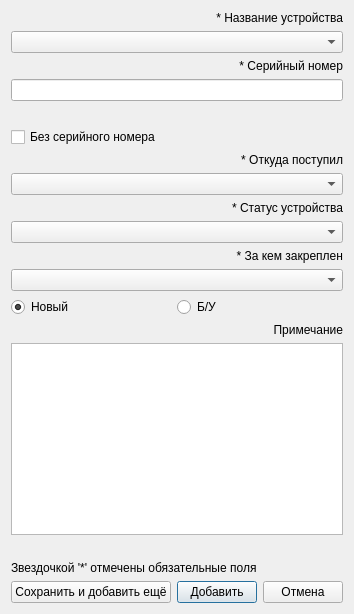
<?xml version="1.0" encoding="UTF-8"?>
<ui version="4.0">
 <class>addwiredscanner</class>
 <widget class="QDialog" name="addwiredscanner">
  <property name="windowModality">
   <enum>Qt::ApplicationModal</enum>
  </property>
  <property name="geometry">
   <rect>
    <x>0</x>
    <y>0</y>
    <width>338</width>
    <height>529</height>
   </rect>
  </property>
  <property name="windowTitle">
   <string>Dialog</string>
  </property>
  <layout class="QGridLayout" name="gridLayout">
   <property name="sizeConstraint">
    <enum>QLayout::SetFixedSize</enum>
   </property>
   <item row="9" column="0" colspan="3">
    <widget class="QComboBox" name="addWhereFrom"/>
   </item>
   <item row="1" column="0" colspan="3">
    <widget class="QComboBox" name="addNameDevice">
     <property name="editable">
      <bool>false</bool>
     </property>
    </widget>
   </item>
   <item row="12" column="0" colspan="3">
    <widget class="QLabel" name="labelReciever">
     <property name="text">
      <string>* За кем закреплен</string>
     </property>
     <property name="alignment">
      <set>Qt::AlignRight|Qt::AlignTrailing|Qt::AlignVCenter</set>
     </property>
    </widget>
   </item>
   <item row="17" column="0" colspan="3">
    <widget class="QLabel" name="leftSymbols">
     <property name="text">
      <string/>
     </property>
    </widget>
   </item>
   <item row="3" column="0" colspan="3">
    <widget class="QLabel" name="labelSerial">
     <property name="text">
      <string>* Серийный номер</string>
     </property>
     <property name="alignment">
      <set>Qt::AlignRight|Qt::AlignTrailing|Qt::AlignVCenter</set>
     </property>
    </widget>
   </item>
   <item row="13" column="0" colspan="3">
    <widget class="QComboBox" name="addCoworker"/>
   </item>
   <item row="18" column="0" colspan="3">
    <widget class="QLabel" name="labelNote2">
     <property name="text">
      <string>Звездочкой '*' отмечены обязательные поля</string>
     </property>
    </widget>
   </item>
   <item row="8" column="0" colspan="3">
    <widget class="QLabel" name="labelSubdivision">
     <property name="text">
      <string>* Откуда поступил</string>
     </property>
     <property name="alignment">
      <set>Qt::AlignRight|Qt::AlignTrailing|Qt::AlignVCenter</set>
     </property>
    </widget>
   </item>
   <item row="15" column="2">
    <widget class="QLabel" name="labelNote">
     <property name="text">
      <string>Примечание</string>
     </property>
     <property name="alignment">
      <set>Qt::AlignRight|Qt::AlignTrailing|Qt::AlignVCenter</set>
     </property>
    </widget>
   </item>
   <item row="19" column="1">
    <widget class="QPushButton" name="pushButtonSave">
     <property name="text">
      <string>Добавить</string>
     </property>
    </widget>
   </item>
   <item row="4" column="0" colspan="3">
    <widget class="QLineEdit" name="addSerial"/>
   </item>
   <item row="10" column="0" colspan="3">
    <widget class="QLabel" name="labelStatus">
     <property name="text">
      <string>* Статус устройства</string>
     </property>
     <property name="alignment">
      <set>Qt::AlignRight|Qt::AlignTrailing|Qt::AlignVCenter</set>
     </property>
    </widget>
   </item>
   <item row="16" column="0" colspan="3">
    <widget class="QTextEdit" name="addNoteDevice"/>
   </item>
   <item row="19" column="2">
    <widget class="QPushButton" name="pushButtonCancel">
     <property name="text">
      <string>Отмена</string>
     </property>
    </widget>
   </item>
   <item row="0" column="0" colspan="3">
    <widget class="QLabel" name="labelName">
     <property name="text">
      <string>* Название устройства</string>
     </property>
     <property name="alignment">
      <set>Qt::AlignRight|Qt::AlignTrailing|Qt::AlignVCenter</set>
     </property>
    </widget>
   </item>
   <item row="11" column="0" colspan="3">
    <widget class="QComboBox" name="addStatus"/>
   </item>
   <item row="19" column="0">
    <widget class="QPushButton" name="pushAddAndContinue">
     <property name="text">
      <string>Сохранить и добавить ещё</string>
     </property>
    </widget>
   </item>
   <item row="7" column="0">
    <widget class="QCheckBox" name="addNoSerial">
     <property name="baseSize">
      <size>
       <width>0</width>
       <height>0</height>
      </size>
     </property>
     <property name="text">
      <string>Без серийного номера</string>
     </property>
    </widget>
   </item>
   <item row="6" column="0" colspan="3">
    <widget class="QLabel" name="leftSymbolsSerial">
     <property name="text">
      <string/>
     </property>
    </widget>
   </item>
   <item row="14" column="0">
    <widget class="QRadioButton" name="radioButtonNew">
     <property name="text">
      <string>Новый</string>
     </property>
     <property name="checked">
      <bool>true</bool>
     </property>
    </widget>
   </item>
   <item row="14" column="1">
    <widget class="QRadioButton" name="radioButtonOld">
     <property name="text">
      <string>Б/У</string>
     </property>
    </widget>
   </item>
  </layout>
  <zorder>addSerial</zorder>
  <zorder>addCoworker</zorder>
  <zorder>addStatus</zorder>
  <zorder>addNoteDevice</zorder>
  <zorder>labelSerial</zorder>
  <zorder>labelSubdivision</zorder>
  <zorder>labelReciever</zorder>
  <zorder>labelStatus</zorder>
  <zorder>addWhereFrom</zorder>
  <zorder>labelNote</zorder>
  <zorder>pushAddAndContinue</zorder>
  <zorder>labelNote2</zorder>
  <zorder>radioButtonNew</zorder>
  <zorder>pushButtonSave</zorder>
  <zorder>pushButtonCancel</zorder>
  <zorder>leftSymbols</zorder>
  <zorder>leftSymbolsSerial</zorder>
  <zorder>labelName</zorder>
  <zorder>addNameDevice</zorder>
  <zorder>addNoSerial</zorder>
  <zorder>radioButtonOld</zorder>
 </widget>
 <resources/>
 <connections/>
</ui>
